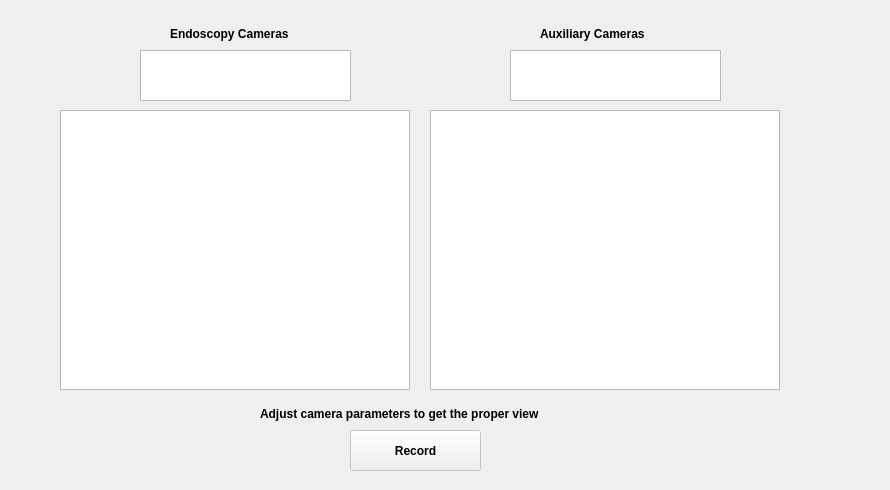
   <widget class="QWidget" name="tab">
    <attribute name="title">
     <string>Record</string>
    </attribute>
    <widget class="QStackedWidget" name="stackedWidget_2">
     <property name="geometry">
      <rect>
       <x>10</x>
       <y>20</y>
       <width>871</width>
       <height>461</height>
      </rect>
     </property>
     <property name="currentIndex">
      <number>0</number>
     </property>
     <widget class="QWidget" name="page_3">
      <widget class="QLabel" name="label_10">
       <property name="geometry">
        <rect>
         <x>160</x>
         <y>0</y>
         <width>141</width>
         <height>27</height>
        </rect>
       </property>
       <property name="font">
        <font>
         <weight>75</weight>
         <bold>true</bold>
        </font>
       </property>
       <property name="styleSheet">
        <string notr="true">color: rgb(0, 0, 0);</string>
       </property>
       <property name="text">
        <string>Endoscopy Cameras</string>
       </property>
      </widget>
      <widget class="QListWidget" name="listWidgetAuxOffline">
       <property name="geometry">
        <rect>
         <x>500</x>
         <y>30</y>
         <width>211</width>
         <height>51</height>
        </rect>
       </property>
       <property name="font">
        <font>
         <weight>75</weight>
         <bold>true</bold>
        </font>
       </property>
       <property name="toolTip">
        <string>Auxiliary cameras will be diplayed here</string>
       </property>
       <property name="styleSheet">
        <string notr="true">color: rgb(0, 0, 0);</string>
       </property>
      </widget>
      <widget class="QListWidget" name="listWidgetEndoOffline">
       <property name="geometry">
        <rect>
         <x>130</x>
         <y>30</y>
         <width>211</width>
         <height>51</height>
        </rect>
       </property>
       <property name="font">
        <font>
         <weight>75</weight>
         <bold>true</bold>
        </font>
       </property>
       <property name="toolTip">
        <string>Endoscpic cameras will be diplayed here</string>
       </property>
       <property name="styleSheet">
        <string notr="true">color: rgb(0, 0, 0);</string>
       </property>
      </widget>
      <widget class="QLabel" name="label_9">
       <property name="geometry">
        <rect>
         <x>530</x>
         <y>0</y>
         <width>141</width>
         <height>27</height>
        </rect>
       </property>
       <property name="font">
        <font>
         <weight>75</weight>
         <bold>true</bold>
        </font>
       </property>
       <property name="styleSheet">
        <string notr="true">color: rgb(0, 0, 0);</string>
       </property>
       <property name="text">
        <string>Auxiliary Cameras</string>
       </property>
      </widget>
      <widget class="QLabel" name="label_12">
       <property name="geometry">
        <rect>
         <x>250</x>
         <y>380</y>
         <width>341</width>
         <height>27</height>
        </rect>
       </property>
       <property name="font">
        <font>
         <weight>75</weight>
         <bold>true</bold>
        </font>
       </property>
       <property name="styleSheet">
        <string notr="true">color: rgb(0, 0, 0);</string>
       </property>
       <property name="text">
        <string>Adjust camera parameters to get the proper view</string>
       </property>
      </widget>
      <widget class="QGraphicsView" name="view_endo_2">
       <property name="geometry">
        <rect>
         <x>50</x>
         <y>90</y>
         <width>350</width>
         <height>280</height>
        </rect>
       </property>
      </widget>
      <widget class="QGraphicsView" name="view_aux_2">
       <property name="geometry">
        <rect>
         <x>420</x>
         <y>90</y>
         <width>350</width>
         <height>280</height>
        </rect>
       </property>
      </widget>
      <widget class="QPushButton" name="pbOffline">
       <property name="enabled">
        <bool>false</bool>
       </property>
       <property name="geometry">
        <rect>
         <x>340</x>
         <y>410</y>
         <width>131</width>
         <height>41</height>
        </rect>
       </property>
       <property name="font">
        <font>
         <weight>75</weight>
         <bold>true</bold>
        </font>
       </property>
       <property name="toolTip">
        <string>Run the application</string>
       </property>
       <property name="styleSheet">
        <string notr="true">color: rgb(0, 0, 0);</string>
       </property>
       <property name="text">
        <string>Record</string>
       </property>
      </widget>
     </widget>
     <widget class="QWidget" name="page_4"/>
    </widget>
   </widget>
